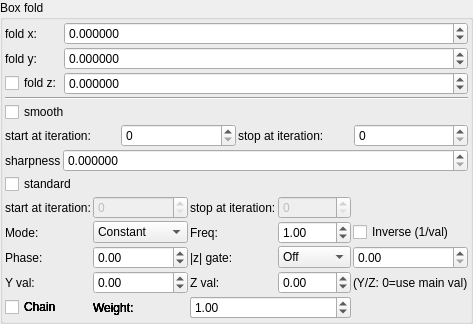
    <widget class="QGroupBox" name="groupBox_10">
     <property name="title">
      <string>Box fold</string>
     </property>
     <layout class="QVBoxLayout" name="verticalLayout_14" stretch="0,0,0,0,0,0,0">
      <property name="spacing">
       <number>2</number>
      </property>
      <property name="leftMargin">
       <number>2</number>
      </property>
      <property name="topMargin">
       <number>2</number>
      </property>
      <property name="rightMargin">
       <number>2</number>
      </property>
      <property name="bottomMargin">
       <number>2</number>
      </property>
      <item>
       <layout class="QGridLayout" name="gridLayout_33" columnstretch="0,1">
        <property name="spacing">
         <number>2</number>
        </property>
        <item row="1" column="0">
         <widget class="QLabel" name="label_106">
          <property name="text">
           <string>fold y:</string>
          </property>
          <property name="buddy">
           <cstring>spinbox3_transf_offset_111_y</cstring>
          </property>
         </widget>
        </item>
        <item row="1" column="1">
         <widget class="MyDoubleSpinBox" name="spinbox3_transf_offset_111_y">
          <property name="sizePolicy">
           <sizepolicy hsizetype="Minimum" vsizetype="Maximum">
            <horstretch>0</horstretch>
            <verstretch>0</verstretch>
           </sizepolicy>
          </property>
          <property name="decimals">
           <number>6</number>
          </property>
          <property name="minimum">
           <double>-99.989999999999995</double>
          </property>
          <property name="maximum">
           <double>99.989999999999995</double>
          </property>
          <property name="singleStep">
           <double>0.100000000000000</double>
          </property>
         </widget>
        </item>
        <item row="2" column="0">
         <widget class="MyCheckBox" name="checkBox_transf_function_enabled">
          <property name="text">
           <string notr="true">fold z:</string>
          </property>
         </widget>
        </item>
        <item row="0" column="1">
         <widget class="MyDoubleSpinBox" name="spinbox3_transf_offset_111_x">
          <property name="sizePolicy">
           <sizepolicy hsizetype="Minimum" vsizetype="Maximum">
            <horstretch>0</horstretch>
            <verstretch>0</verstretch>
           </sizepolicy>
          </property>
          <property name="prefix">
           <string/>
          </property>
          <property name="decimals">
           <number>6</number>
          </property>
          <property name="minimum">
           <double>-99.989999999999995</double>
          </property>
          <property name="singleStep">
           <double>0.100000000000000</double>
          </property>
         </widget>
        </item>
        <item row="2" column="1">
         <widget class="MyDoubleSpinBox" name="spinbox3_transf_offset_111_z">
          <property name="enabled">
           <bool>true</bool>
          </property>
          <property name="sizePolicy">
           <sizepolicy hsizetype="Minimum" vsizetype="Maximum">
            <horstretch>0</horstretch>
            <verstretch>0</verstretch>
           </sizepolicy>
          </property>
          <property name="decimals">
           <number>6</number>
          </property>
          <property name="minimum">
           <double>-99.989999999999995</double>
          </property>
          <property name="maximum">
           <double>99.989999999999995</double>
          </property>
          <property name="singleStep">
           <double>0.100000000000000</double>
          </property>
         </widget>
        </item>
        <item row="0" column="0">
         <widget class="QLabel" name="label_105">
          <property name="text">
           <string>fold x:</string>
          </property>
          <property name="buddy">
           <cstring>spinbox3_transf_offset_111_x</cstring>
          </property>
         </widget>
        </item>
       </layout>
      </item>
      <item>
       <widget class="Line" name="line">
        <property name="orientation">
         <enum>Qt::Horizontal</enum>
        </property>
       </widget>
      </item>
      <item>
       <widget class="MyCheckBox" name="checkBox_transf_function_enabledAx">
        <property name="text">
         <string notr="true">smooth</string>
        </property>
       </widget>
      </item>
      <item>
       <layout class="QGridLayout" name="gridLayout_74">
        <property name="spacing">
         <number>2</number>
        </property>
        <item row="0" column="1">
         <widget class="MySpinBox" name="spinboxInt_transf_start_iterations_A">
          <property name="sizePolicy">
           <sizepolicy hsizetype="Minimum" vsizetype="Maximum">
            <horstretch>0</horstretch>
            <verstretch>0</verstretch>
           </sizepolicy>
          </property>
          <property name="maximum">
           <number>999</number>
          </property>
         </widget>
        </item>
        <item row="0" column="0">
         <widget class="QLabel" name="label_273">
          <property name="text">
           <string>start at iteration:</string>
          </property>
         </widget>
        </item>
        <item row="0" column="2">
         <widget class="QLabel" name="label_274">
          <property name="text">
           <string>stop at iteration:</string>
          </property>
         </widget>
        </item>
        <item row="0" column="3">
         <widget class="MySpinBox" name="spinboxInt_transf_stop_iterations_A">
          <property name="sizePolicy">
           <sizepolicy hsizetype="Minimum" vsizetype="Maximum">
            <horstretch>0</horstretch>
            <verstretch>0</verstretch>
           </sizepolicy>
          </property>
          <property name="maximum">
           <number>999</number>
          </property>
         </widget>
        </item>
       </layout>
      </item>
      <item>
       <layout class="QGridLayout" name="gridLayout_75" columnstretch="0,1">
        <property name="spacing">
         <number>2</number>
        </property>
        <item row="0" column="1">
         <widget class="MyDoubleSpinBox" name="spinbox_mandelbox_sharpness">
          <property name="sizePolicy">
           <sizepolicy hsizetype="Minimum" vsizetype="Maximum">
            <horstretch>0</horstretch>
            <verstretch>0</verstretch>
           </sizepolicy>
          </property>
          <property name="prefix">
           <string/>
          </property>
          <property name="suffix">
           <string/>
          </property>
          <property name="decimals">
           <number>6</number>
          </property>
          <property name="minimum">
           <double>0.000000000000000</double>
          </property>
          <property name="maximum">
           <double>99.989999999999995</double>
          </property>
          <property name="singleStep">
           <double>0.100000000000000</double>
          </property>
         </widget>
        </item>
        <item row="0" column="0">
         <widget class="QLabel" name="label_24">
          <property name="text">
           <string>sharpness</string>
          </property>
         </widget>
        </item>
       </layout>
      </item>
      <item>
       <widget class="MyCheckBox" name="checkBox_transf_function_enabledB_false">
        <property name="text">
         <string notr="true">standard</string>
        </property>
       </widget>
      </item>
      <item>
       <layout class="QGridLayout" name="gridLayout_77">
        <property name="spacing">
         <number>2</number>
        </property>
        <item row="0" column="1">
         <widget class="MySpinBox" name="spinboxInt_transf_start_iterations_B">
          <property name="enabled">
           <bool>false</bool>
          </property>
          <property name="sizePolicy">
           <sizepolicy hsizetype="Minimum" vsizetype="Maximum">
            <horstretch>0</horstretch>
            <verstretch>0</verstretch>
           </sizepolicy>
          </property>
          <property name="maximum">
           <number>999</number>
          </property>
         </widget>
        </item>
        <item row="0" column="0">
         <widget class="QLabel" name="label_275">
          <property name="text">
           <string>start at iteration:</string>
          </property>
         </widget>
        </item>
        <item row="0" column="2">
         <widget class="QLabel" name="label_276">
          <property name="text">
           <string>stop at iteration:</string>
          </property>
         </widget>
        </item>
        <item row="0" column="3">
         <widget class="MySpinBox" name="spinboxInt_transf_stop_iterations_B">
          <property name="enabled">
           <bool>false</bool>
          </property>
          <property name="sizePolicy">
           <sizepolicy hsizetype="Minimum" vsizetype="Maximum">
            <horstretch>0</horstretch>
            <verstretch>0</verstretch>
           </sizepolicy>
          </property>
          <property name="maximum">
           <number>999</number>
          </property>
         </widget>
        </item>
      <item row="1" column="0">
       <widget class="QLabel"><property name="text"><string>Mode:</string></property></widget>
      </item>
      <item row="1" column="1">
       <widget class="MyComboBox" name="comboBox_transf_multiplier_value_mode_1">
        <item><property name="text"><string notr="true">Constant</string></property></item>
        <item><property name="text"><string notr="true">Sine</string></property></item>
        <item><property name="text"><string notr="true">Ramp</string></property></item>
        <item><property name="text"><string notr="true">Exponential</string></property></item>
        <item><property name="text"><string notr="true">Triangle</string></property></item>
        <item><property name="text"><string notr="true">Square</string></property></item>
        <item><property name="text"><string notr="true">Smoothstep</string></property></item>
        <item><property name="text"><string notr="true">Noise</string></property></item>
        <item><property name="text"><string notr="true">Ping-pong</string></property></item>
        <item><property name="text"><string notr="true">Stepped</string></property></item>
       </widget>
      </item>
      <item row="1" column="2">
       <widget class="QLabel"><property name="text"><string>Freq:</string></property></widget>
      </item>
      <item row="1" column="3">
       <widget class="MyDoubleSpinBox" name="spinbox_transf_multiplier_frequency_1">
        <property name="minimum"><double>0.01</double></property><property name="maximum"><double>100.0</double></property>
        <property name="singleStep"><double>0.1</double></property><property name="value"><double>1.0</double></property>
       </widget>
      </item>
      <item row="1" column="4" colspan="2">
       <widget class="MyCheckBox" name="checkBox_transf_multiplier_inverse_1">
        <property name="text"><string>Inverse (1/val)</string></property>
       </widget>
      </item>
      <item row="2" column="0">
       <widget class="QLabel"><property name="text"><string>Phase:</string></property></widget>
      </item>
      <item row="2" column="1">
       <widget class="MyDoubleSpinBox" name="spinbox_transf_multiplier_phase_1">
        <property name="minimum"><double>-10.0</double></property><property name="maximum"><double>10.0</double></property>
        <property name="singleStep"><double>0.1</double></property><property name="value"><double>0.0</double></property>
       </widget>
      </item>
      <item row="2" column="2">
       <widget class="QLabel"><property name="text"><string>|z| gate:</string></property></widget>
      </item>
      <item row="2" column="3">
       <widget class="MyComboBox" name="comboBox_transf_multiplier_threshold_mode_1">
        <item><property name="text"><string notr="true">Off</string></property></item>
        <item><property name="text"><string notr="true">&gt; thresh</string></property></item>
        <item><property name="text"><string notr="true">&lt; thresh</string></property></item>
       </widget>
      </item>
      <item row="2" column="4" colspan="2">
       <widget class="MyDoubleSpinBox" name="spinbox_transf_multiplier_threshold_1">
        <property name="minimum"><double>0.0</double></property><property name="maximum"><double>1000.0</double></property>
        <property name="singleStep"><double>0.1</double></property><property name="value"><double>0.0</double></property>
       </widget>
      </item>
      <item row="3" column="0">
       <widget class="QLabel"><property name="text"><string>Y val:</string></property></widget>
      </item>
      <item row="3" column="1">
       <widget class="MyDoubleSpinBox" name="spinbox_transf_multiplier_scale_y_1">
        <property name="minimum"><double>-100.0</double></property><property name="maximum"><double>100.0</double></property>
        <property name="singleStep"><double>0.01</double></property><property name="value"><double>0.0</double></property>
       </widget>
      </item>
      <item row="3" column="2">
       <widget class="QLabel"><property name="text"><string>Z val:</string></property></widget>
      </item>
      <item row="3" column="3">
       <widget class="MyDoubleSpinBox" name="spinbox_transf_multiplier_scale_z_1">
        <property name="minimum"><double>-100.0</double></property><property name="maximum"><double>100.0</double></property>
        <property name="singleStep"><double>0.01</double></property><property name="value"><double>0.0</double></property>
       </widget>
      </item>
      <item row="3" column="4" colspan="2">
       <widget class="QLabel"><property name="text"><string notr="true">(Y/Z: 0=use main val)</string></property></widget>
      </item>
      <item row="4" column="0">
       <widget class="MyCheckBox" name="checkBox_transf_multiplier_chain_5">
        <property name="text"><string>Chain</string></property>
       </widget>
      </item>
      <item row="4" column="1">
       <widget class="QLabel"><property name="text"><string>Weight:</string></property></widget>
      </item>
      <item row="4" column="2" colspan="2">
       <widget class="MyDoubleSpinBox" name="spinbox_transf_multiplier_weight_5">
        <property name="minimum"><double>0.0</double></property><property name="maximum"><double>10.0</double></property>
        <property name="singleStep"><double>0.1</double></property><property name="value"><double>1.0</double></property>
       </widget>
      </item>
      <item row="4" column="0">
       <widget class="MyCheckBox" name="checkBox_transf_multiplier_chain_4">
        <property name="text"><string>Chain</string></property>
       </widget>
      </item>
      <item row="4" column="1">
       <widget class="QLabel"><property name="text"><string>Weight:</string></property></widget>
      </item>
      <item row="4" column="2" colspan="2">
       <widget class="MyDoubleSpinBox" name="spinbox_transf_multiplier_weight_4">
        <property name="minimum"><double>0.0</double></property><property name="maximum"><double>10.0</double></property>
        <property name="singleStep"><double>0.1</double></property><property name="value"><double>1.0</double></property>
       </widget>
      </item>
      <item row="4" column="0">
       <widget class="MyCheckBox" name="checkBox_transf_multiplier_chain_3">
        <property name="text"><string>Chain</string></property>
       </widget>
      </item>
      <item row="4" column="1">
       <widget class="QLabel"><property name="text"><string>Weight:</string></property></widget>
      </item>
      <item row="4" column="2" colspan="2">
       <widget class="MyDoubleSpinBox" name="spinbox_transf_multiplier_weight_3">
        <property name="minimum"><double>0.0</double></property><property name="maximum"><double>10.0</double></property>
        <property name="singleStep"><double>0.1</double></property><property name="value"><double>1.0</double></property>
       </widget>
      </item>
      <item row="4" column="0">
       <widget class="MyCheckBox" name="checkBox_transf_multiplier_chain_2">
        <property name="text"><string>Chain</string></property>
       </widget>
      </item>
      <item row="4" column="1">
       <widget class="QLabel"><property name="text"><string>Weight:</string></property></widget>
      </item>
      <item row="4" column="2" colspan="2">
       <widget class="MyDoubleSpinBox" name="spinbox_transf_multiplier_weight_2">
        <property name="minimum"><double>0.0</double></property><property name="maximum"><double>10.0</double></property>
        <property name="singleStep"><double>0.1</double></property><property name="value"><double>1.0</double></property>
       </widget>
      </item>
      <item row="4" column="0">
       <widget class="MyCheckBox" name="checkBox_transf_multiplier_chain_1">
        <property name="text"><string>Chain</string></property>
       </widget>
      </item>
      <item row="4" column="1">
       <widget class="QLabel"><property name="text"><string>Weight:</string></property></widget>
      </item>
      <item row="4" column="2" colspan="2">
       <widget class="MyDoubleSpinBox" name="spinbox_transf_multiplier_weight_1">
        <property name="minimum"><double>0.0</double></property><property name="maximum"><double>10.0</double></property>
        <property name="singleStep"><double>0.1</double></property><property name="value"><double>1.0</double></property>
       </widget>
      </item>
       </layout>
      </item>
     </layout>
    </widget>
